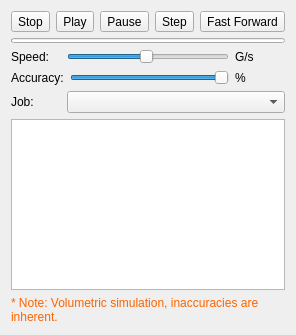
<?xml version="1.0" encoding="UTF-8"?>
<ui version="4.0">
 <class>TaskPathSimulator</class>
 <widget class="QDialog" name="TaskPathSimulator">
  <property name="geometry">
   <rect>
    <x>0</x>
    <y>0</y>
    <width>266</width>
    <height>335</height>
   </rect>
  </property>
  <property name="windowTitle">
   <string>Path Simulator</string>
  </property>
  <layout class="QVBoxLayout" name="verticalLayout">
   <item>
    <layout class="QHBoxLayout" name="horizontalLayout_2">
     <item>
      <spacer name="horizontalSpacer_2">
       <property name="orientation">
        <enum>Qt::Horizontal</enum>
       </property>
       <property name="sizeHint" stdset="0">
        <size>
         <width>40</width>
         <height>20</height>
        </size>
       </property>
      </spacer>
     </item>
     <item>
      <widget class="QToolButton" name="toolButtonStop">
       <property name="toolTip">
        <string>Stop running simulation</string>
       </property>
       <property name="text">
        <string>Stop</string>
       </property>
       <property name="icon">
        <iconset resource="../Path.qrc">
         <normaloff>:/icons/Path-BStop.svg</normaloff>:/icons/Path-BStop.svg</iconset>
       </property>
       <property name="iconSize">
        <size>
         <width>32</width>
         <height>32</height>
        </size>
       </property>
      </widget>
     </item>
     <item>
      <widget class="QToolButton" name="toolButtonPlay">
       <property name="toolTip">
        <string>Activate / resume simulation</string>
       </property>
       <property name="text">
        <string>Play</string>
       </property>
       <property name="icon">
        <iconset resource="../Path.qrc">
         <normaloff>:/icons/Path-BPlay.svg</normaloff>:/icons/Path-BPlay.svg</iconset>
       </property>
       <property name="iconSize">
        <size>
         <width>32</width>
         <height>32</height>
        </size>
       </property>
      </widget>
     </item>
     <item>
      <widget class="QToolButton" name="toolButtonPause">
       <property name="toolTip">
        <string>Pause simulation</string>
       </property>
       <property name="text">
        <string>Pause</string>
       </property>
       <property name="icon">
        <iconset resource="../Path.qrc">
         <normaloff>:/icons/Path-BPause.svg</normaloff>:/icons/Path-BPause.svg</iconset>
       </property>
       <property name="iconSize">
        <size>
         <width>32</width>
         <height>32</height>
        </size>
       </property>
      </widget>
     </item>
     <item>
      <widget class="QToolButton" name="toolButtonStep">
       <property name="toolTip">
        <string>Single step simulation</string>
       </property>
       <property name="text">
        <string>Step</string>
       </property>
       <property name="icon">
        <iconset resource="../Path.qrc">
         <normaloff>:/icons/Path-BStep.svg</normaloff>:/icons/Path-BStep.svg</iconset>
       </property>
       <property name="iconSize">
        <size>
         <width>32</width>
         <height>32</height>
        </size>
       </property>
      </widget>
     </item>
     <item>
      <widget class="QToolButton" name="toolButtonFF">
       <property name="toolTip">
        <string>Run simulation till end without animation</string>
       </property>
       <property name="text">
        <string>Fast Forward</string>
       </property>
       <property name="icon">
        <iconset resource="../Path.qrc">
         <normaloff>:/icons/Path-BFastForward.svg</normaloff>:/icons/Path-BFastForward.svg</iconset>
       </property>
       <property name="iconSize">
        <size>
         <width>32</width>
         <height>32</height>
        </size>
       </property>
      </widget>
     </item>
     <item>
      <spacer name="horizontalSpacer">
       <property name="orientation">
        <enum>Qt::Horizontal</enum>
       </property>
       <property name="sizeHint" stdset="0">
        <size>
         <width>40</width>
         <height>20</height>
        </size>
       </property>
      </spacer>
     </item>
    </layout>
   </item>
   <item>
    <widget class="QProgressBar" name="progressBar">
     <property name="sizePolicy">
      <sizepolicy hsizetype="Expanding" vsizetype="Maximum">
       <horstretch>0</horstretch>
       <verstretch>0</verstretch>
      </sizepolicy>
     </property>
     <property name="maximumSize">
      <size>
       <width>16777215</width>
       <height>5</height>
      </size>
     </property>
     <property name="textVisible">
      <bool>false</bool>
     </property>
    </widget>
   </item>
   <item>
    <layout class="QHBoxLayout" name="horizontalLayout_3">
     <property name="topMargin">
      <number>0</number>
     </property>
     <item>
      <widget class="QLabel" name="label_3">
       <property name="minimumSize">
        <size>
         <width>50</width>
         <height>0</height>
        </size>
       </property>
       <property name="text">
        <string>Speed:</string>
       </property>
      </widget>
     </item>
     <item>
      <widget class="QSlider" name="sliderSpeed">
       <property name="minimum">
        <number>1</number>
       </property>
       <property name="maximum">
        <number>50</number>
       </property>
       <property name="value">
        <number>25</number>
       </property>
       <property name="orientation">
        <enum>Qt::Horizontal</enum>
       </property>
      </widget>
     </item>
     <item>
      <widget class="QLabel" name="labelGPerSec">
       <property name="minimumSize">
        <size>
         <width>50</width>
         <height>0</height>
        </size>
       </property>
       <property name="text">
        <string>G/s</string>
       </property>
      </widget>
     </item>
    </layout>
   </item>
   <item>
    <layout class="QHBoxLayout" name="horizontalLayout_4">
     <property name="topMargin">
      <number>0</number>
     </property>
     <item>
      <widget class="QLabel" name="label_4">
       <property name="minimumSize">
        <size>
         <width>50</width>
         <height>0</height>
        </size>
       </property>
       <property name="text">
        <string>Accuracy:</string>
       </property>
      </widget>
     </item>
     <item>
      <widget class="QSlider" name="sliderAccuracy">
       <property name="minimum">
        <number>1</number>
       </property>
       <property name="maximum">
        <number>10</number>
       </property>
       <property name="pageStep">
        <number>2</number>
       </property>
       <property name="value">
        <number>10</number>
       </property>
       <property name="orientation">
        <enum>Qt::Horizontal</enum>
       </property>
      </widget>
     </item>
     <item>
      <widget class="QLabel" name="labelAccuracy">
       <property name="minimumSize">
        <size>
         <width>50</width>
         <height>0</height>
        </size>
       </property>
       <property name="text">
        <string>%</string>
       </property>
      </widget>
     </item>
    </layout>
   </item>
   <item>
    <layout class="QHBoxLayout" name="horizontalLayout">
     <item>
      <widget class="QLabel" name="label">
       <property name="maximumSize">
        <size>
         <width>50</width>
         <height>16777215</height>
        </size>
       </property>
       <property name="text">
        <string>Job:</string>
       </property>
      </widget>
     </item>
     <item>
      <widget class="QComboBox" name="comboJobs"/>
     </item>
    </layout>
   </item>
   <item>
    <widget class="QListWidget" name="listOperations">
     <property name="selectionMode">
      <enum>QAbstractItemView::NoSelection</enum>
     </property>
    </widget>
   </item>
   <item>
    <widget class="QLabel" name="labelNote">
     <property name="styleSheet">
      <string notr="true">QLabel { color: rgb(250, 100, 0) }</string>
     </property>
     <property name="text">
      <string>* Note: Volumetric simulation, inaccuracies are inherent.</string>
     </property>
     <property name="wordWrap">
      <bool>true</bool>
     </property>
    </widget>
   </item>
  </layout>
 </widget>
 <resources>
  <include location="../Path.qrc"/>
 </resources>
 <connections/>
 <slots>
  <slot>SimStop()</slot>
  <slot>SimPlay()</slot>
  <slot>SimPause()</slot>
  <slot>SimStep()</slot>
  <slot>SimFF()</slot>
 </slots>
</ui>
